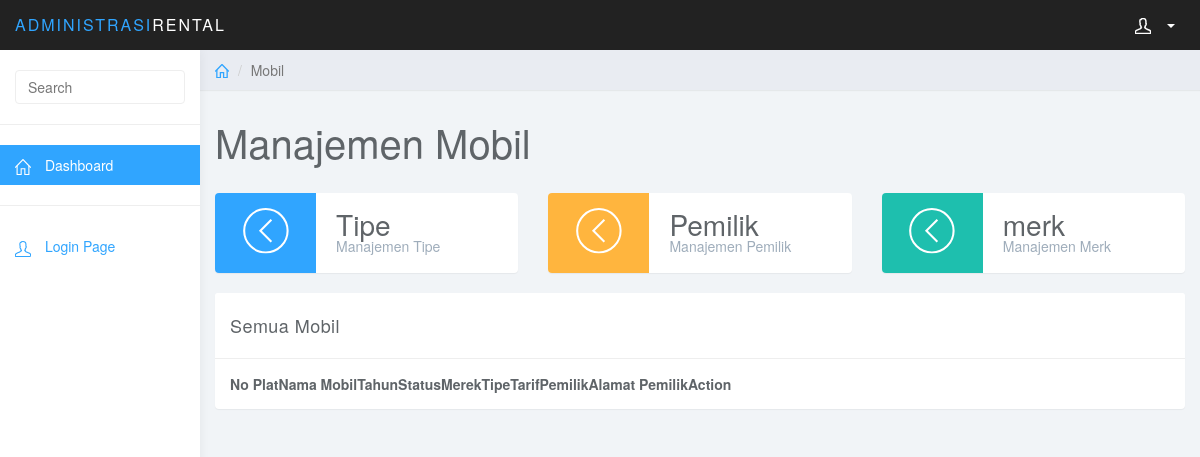
Page /tampilmobiluser.php on the earlier database version.
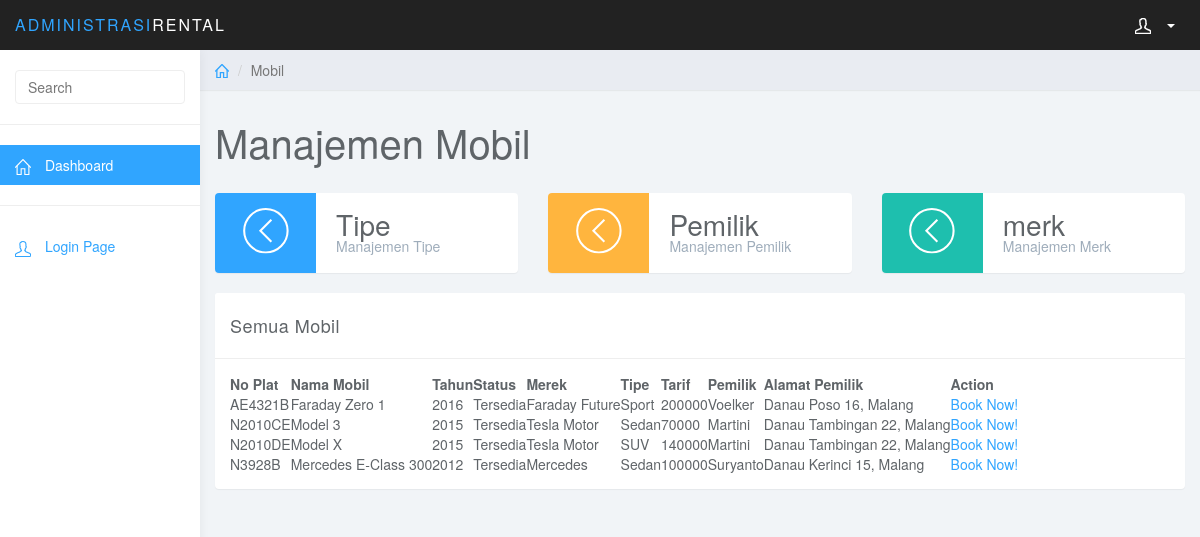
Same page on the later database version.
### tables this page shows
CREATE TABLE IF NOT EXISTS `kendaraan` (
  `NoPlat` varchar(20) NOT NULL,
  `Nama Mobil` varchar(30) NOT NULL,
  `Tahun` varchar(4) NOT NULL,
  `TarifPerJam` int(11) NOT NULL,
  `StatusRental` varchar(1) NOT NULL,
  `IDType` int(5) NOT NULL,
  `KodeMerk` int(5) NOT NULL,
  `KodePemilik` varchar(20) NOT NULL,
  `Deskripsi` varchar(50) NOT NULL
);

CREATE TABLE IF NOT EXISTS `merk` (
  `KodeMerk` int(5) NOT NULL,
  `NmMerk` varchar(20) NOT NULL,
  `Keterangan` text NOT NULL
);

CREATE TABLE IF NOT EXISTS `type` (
  `IDType` int(5) NOT NULL,
  `NmType` varchar(20) NOT NULL,
  `Keterangan` text NOT NULL
);

CREATE TABLE IF NOT EXISTS `pemilik` (
  `KodePemilik` varchar(20) NOT NULL,
  `NmPemilik` varchar(20) NOT NULL,
  `AlamatPemilik` varchar(50) NOT NULL,
  `TelpPemilik` varchar(20) NOT NULL,
  `username` varchar(20) NOT NULL,
  `pass` varchar(50) NOT NULL
);

### tampilmobiluser.php (the view, shortened to what the changed rows need)
<?php
require_once('config/config.php');
?>
<!DOCTYPE html>
<html>
<head>
    <link href="css/bootstrap.min.css" rel="stylesheet">
    <link href="css/datepicker3.css" rel="stylesheet">
    <link href="css/bootstrap-table.css" rel="stylesheet">
    <link href="css/styles.css" rel="stylesheet">
</head>
<body>
    <div class="col-sm-9 col-sm-offset-3 col-lg-10 col-lg-offset-2 main">
        <div class="row">
            <div class="col-lg-12">
                <h1 class="page-header">Manajemen Mobil</h1>
            </div>
        </div>
        <div class="row">
            <div class="col-lg-12">
                <div class="panel panel-default">
                    <div class="panel-body">
                        <table data-toggle="table" data-show-refresh="true" data-show-toggle="true" data-show-columns="true" data-search="true" data-select-item-name="toolbar1" data-pagination="true" data-sort-name="nama" data-sort-order="desc">
                            <thead>
                                <tr>
                                    <th data-field="id" data-sortable="false">No Plat</th>
                                    <th data-field="nama" data-sortable="true">Nama Mobil</th>
                                    <th data-field="tahun" data-sortable="true">Tahun</th>
                                    <th data-field="status" data-sortable="true">Status</th>
                                    <th data-field="merek" data-sortable="true">Merek</th>
                                    <th data-field="tipe" data-sortable="true">Tipe</th>
                                    <th data-field="tarif" data-sortable="true">Tarif</th>
                                    <th data-field="pemilik" data-sortable="true">Pemilik</th>
                                    <th data-field="alamat" data-sortable="true">Alamat Pemilik</th>
                                    <th data-field="action" data-clickable="true">Action</th>
                                </tr>
                            </thead>
                            <?php
                            $sql=mysql_query('select * from kendaraan') or trigger_error("Query Failed: " . mysql_error());;
                            while($data=mysql_fetch_array($sql)){
                            $output ='';
                            $sqlb=mysql_query("select * from merk WHERE KodeMerk='$data[KodeMerk]'");
                            $datab=mysql_fetch_assoc($sqlb);
                            $sqlc=mysql_query("select * from type WHERE IDType='$data[IDType]'");
                            $datac=mysql_fetch_assoc($sqlc);
                                $sqld=mysql_query("select * from pemilik WHERE KodePemilik='$data[KodePemilik]'");
                                $datad=mysql_fetch_assoc($sqld);
                            if($data['StatusRental']==1){
                                $status = 'Tersedia';
                            }
                                else{
                                    $status = 'Not Avaiable';
                                }
                            $output .='<tr>
                                <td>'.$data['NoPlat'].'</td>
                                <td>'.$data['Nama Mobil'].'</td>
                                <td>'.$data['Tahun'].'</td>
                                <td>'.$status.'</td>
                                <td>'.$datab['NmMerk'].'</td>
                                <td>'.$datac['NmType'].'</td>
                                <td>'.$data['TarifPerJam'].'</td>
                                <td>'.$datad['NmPemilik'].'</td>
                                <td>'.$datad['AlamatPemilik'].'</td>
                                <td><a href="booking.php?id='.$data['NoPlat'].'" style="height:50px">Book Now! </a></td>
                            </tr>
                            ';
                                if($data['StatusRental']==1)
                                    echo $output;
                                $output = '';}
?>
                        </table>
                    </div>
                </div>
            </div>
        </div>
    </div>
</body>
</html>

Differences in the rows shown:
added kendaraan: NoPlat "AE4321B", Nama Mobil "Faraday Zero 1", Tahun "2016", StatusRental "Tersedia", KodeMerk.NmMerk "Faraday Future", IDType.NmType "Sport", TarifPerJam "200000", KodePemilik.NmPemilik "Voelker", KodePemilik.AlamatPemilik "Danau Poso 16, Malang"
added kendaraan: NoPlat "N2010CE", Nama Mobil "Model 3", Tahun "2015", StatusRental "Tersedia", KodeMerk.NmMerk "Tesla Motor", IDType.NmType "Sedan", TarifPerJam "70000", KodePemilik.NmPemilik "Martini", KodePemilik.AlamatPemilik "Danau Tambingan 22, Malang"
added kendaraan: NoPlat "N2010DE", Nama Mobil "Model X", Tahun "2015", StatusRental "Tersedia", KodeMerk.NmMerk "Tesla Motor", IDType.NmType "SUV", TarifPerJam "140000", KodePemilik.NmPemilik "Martini", KodePemilik.AlamatPemilik "Danau Tambingan 22, Malang"
added kendaraan: NoPlat "N3928B", Nama Mobil "Mercedes E-Class 300", Tahun "2012", StatusRental "Tersedia", KodeMerk.NmMerk "Mercedes", IDType.NmType "Sedan", TarifPerJam "100000", KodePemilik.NmPemilik "Suryanto", KodePemilik.AlamatPemilik "Danau Kerinci 15, Malang"
